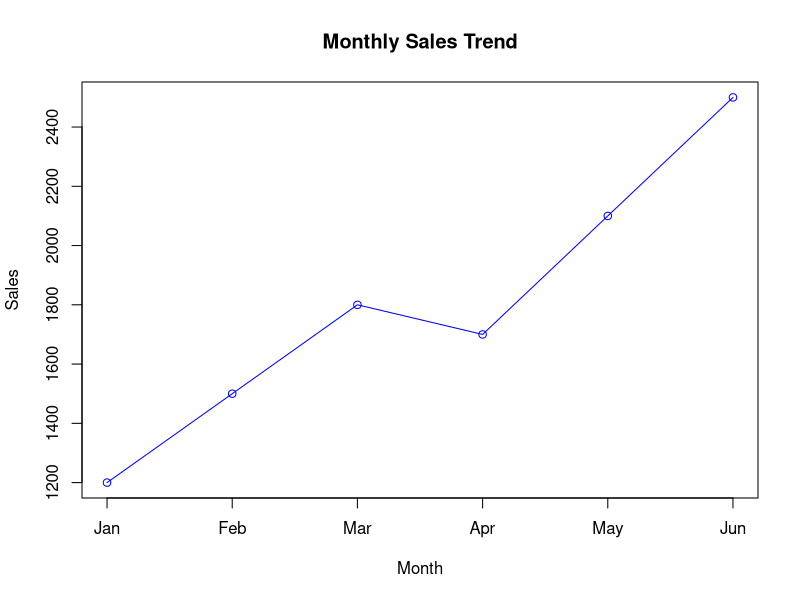

Recreate this plot in R.
# Sample Data
month <- c("Jan", "Feb", "Mar", "Apr", "May", "Jun")
sales <- c(1200, 1500, 1800, 1700, 2100, 2500)

# Create Line Chart
plot(sales,
     type = "o",
     col = "blue",
     xlab = "Month",
     ylab = "Sales",
     main = "Monthly Sales Trend",
     xaxt = "n")

# Add Month Labels on X-axis
axis(1, at = 1:length(month), labels = month) 
